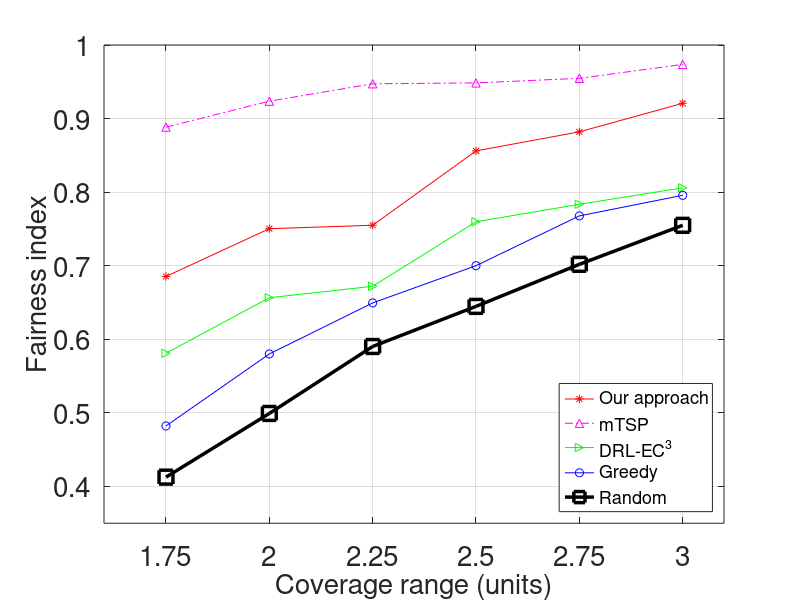

Here is the MATLAB script that generated this plot:
clear
figure(1)

coverage_range = 1.75:0.25:3;
centrilized_Fairness_index = [0.581054106022	
    0.65651305524 
    0.672041960834	
    0.759739786413	
    0.783488957742	
    0.805884761636];
mtsp_Fairness_index = [0.8884 0.9236 0.9473 0.9485 0.9547 0.9736];
distributed_Fairness_index = [0.6854484990326042	
    0.7503319587856074
0.7550228
0.856090184
	0.8819409588613634
	0.920769
];
greedy_Fairness_index=[0.4822355672545717
	0.5800804885672445
	0.6494243152115757
	0.7000459601657465
	0.7677439240538421
 0.7956994163057675


];
ramdom_Fairness_index=[0.4126646929436062
	0.49922170790272147
	0.5902344510202139
	0.644733140516601
	0.7018925760828375
	0.7549240788405139
];
plot(coverage_range,distributed_Fairness_index,'r-*',coverage_range,mtsp_Fairness_index,'m-.^',coverage_range,centrilized_Fairness_index,'g->',coverage_range,greedy_Fairness_index,'b-o',coverage_range,ramdom_Fairness_index,'k-s','Linewidth',2.5,'markersize',10)

xlim([1.6,3.1])
ylim([0.35,1])

set(gca,'xtick', (1.5:0.25:3.25),'fontsize',20)
set(gca,'ytick', (0.3:0.1:1),'fontsize',20)

legend({'Our approach','mTSP','DRL-EC^3','Greedy','Random'},'location','SouthEast','fontsize',13)

xlabel('Coverage range (units)','fontsize',20)
ylabel('Fairness index','fontsize',20)
grid on;
saveas(gcf,'cov_fair.pdf')
